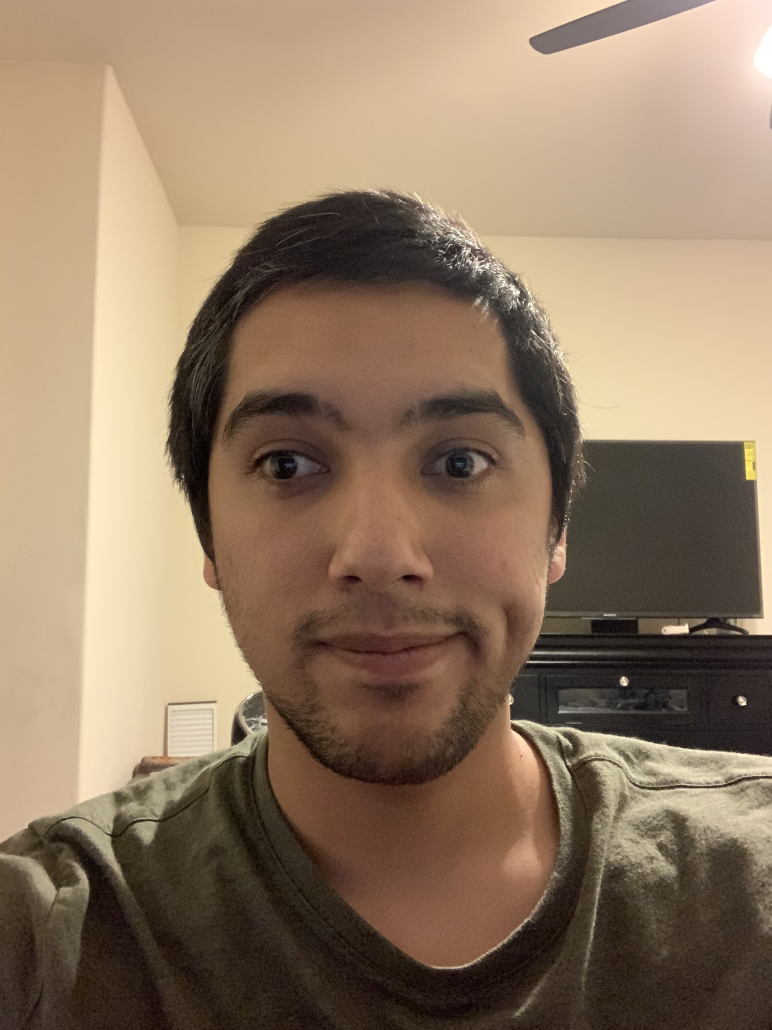
//> input picture OpenCV/face-login/resources/images/me2.jpg, 2316 x 3088 px, given in place of face.jpg, which was not available (shown at 1/3 size)
$ ./histogram_compare   (built with g++ and OpenCV 4)
//> lines starting //> are read from the running program, lines starting //| are printed output that depends on the picture; pictures that were not available may be replaced by others from this repository, and a replacement may not be noted
/*
	Read Documentation on main.cpp to understand the setups to this program better.

	Read this example to understand what is going on: https://docs.opencv.org/3.4/d8/dc8/tutorial_histogram_comparison.html

	Any questions please slack me


*/

//These includes are coming from your opencv folder.
#include "opencv2/objdetect.hpp"
#include "opencv2/highgui.hpp"
#include "opencv2/imgproc.hpp"
#include "opencv2/videoio.hpp"
#include <iostream>

using namespace std;
using namespace cv;

/** Function Headers */
void detectAndDisplay(Mat baseImage);

/** Global variables */
CascadeClassifier face_cascade;
CascadeClassifier eyes_cascade;

/** @function main */
int main(int argc, const char** argv)
{

	/* This is finding a cascade classfier (an xml file) in the opencv folder. The path is specified in the string. Ex: data/haarcascades/har....
		Cascade Classifiers are xml sheets with many data points that are used to compare images to. In this case it loads a frontface and eye classfier.

		There is an alternative way to read the classfiers that does not use CommnandLineParser, I'll update this later in a separate branch.
	*/
	CommandLineParser parser(argc, argv,
		"{help h||}"
		"{face_cascade|data/haarcascades/haarcascade_frontalface_alt.xml|Path to face cascade.}"
		"{eyes_cascade|data/haarcascades/haarcascade_eye_tree_eyeglasses.xml|Path to eyes cascade.}"
		"{camera|0|Camera device number.}");

	parser.about("\nThis program demonstrates using the cv::CascadeClassifier class to detect objects (Face + eyes) in a video stream.\n"
		"You can use Haar or LBP features.\n\n");
	parser.printMessage();

	String face_cascade_name = samples::findFile(parser.get<String>("face_cascade"));
	String eyes_cascade_name = samples::findFile(parser.get<String>("eyes_cascade"));

	//-- 1. Load the cascades
	if (!face_cascade.load(face_cascade_name))
	{
		cout << "--(!)Error loading face cascade\n";
		return -1;
	};
	if (!eyes_cascade.load(eyes_cascade_name))
	{
		cout << "--(!)Error loading eyes cascade\n";
		return -1;
	};

	int camera_device = parser.get<int>("camera");
	VideoCapture capture;
	Mat image = imread("C:/Users/egonzalez88/Documents/ath_pics/face.jpg");
//> image is the input picture: 3088 rows x 2316 cols, CV_8UC3; mean B, G, R 99.2, 122, 144.5

	detectAndDisplay(image); //Comment this out if using camera (read below for more info)

	// [30 lines of commented-out code are left out]
	return 0;
}

/** @function detectAndDisplay */
void detectAndDisplay(Mat baseImage)
{

	//Two test images
	Mat image1 = imread("C:/Users/egonzalez88/Documents/ath_pics/face.jpg"); //This is the original image which will be compared to itself as well
	Mat image2 = imread("C:/Users/egonzalez88/Documents/ath_pics/face2.jpg");
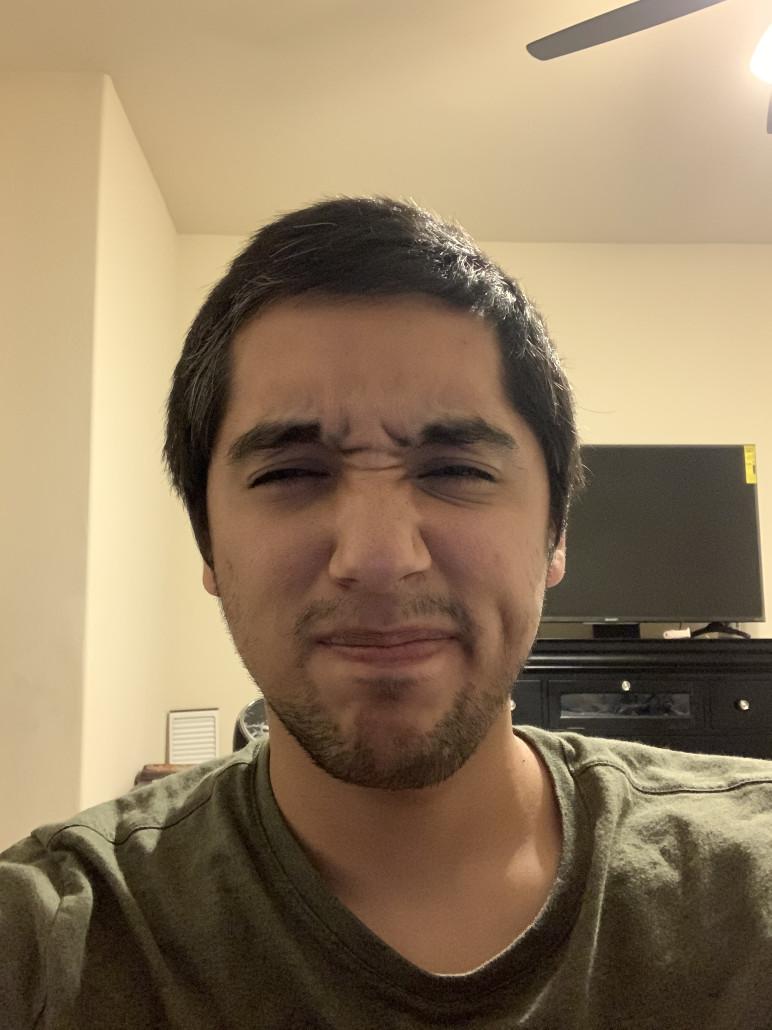
//> input picture OpenCV/face-login/resources/images/me1.jpg, 2316 x 3088 px, given in place of face2.jpg, which was not available (shown at 1/3 size)
//> image2 is the input picture: 3088 rows x 2316 cols, CV_8UC3; mean B, G, R 96.6, 124.6, 145.3

	//Create Masks
	Mat baseMask, image1Mask, image2Mask;

	//Create a Mat for ROI (Region of interest: in this case the face)
	Mat baseRoi, imageOneRoi, imageTwoRoi;

	//Create a gray scale image to use in facial detection
	cvtColor(baseImage, baseMask, COLOR_BGR2GRAY);
	cvtColor(image1, image1Mask, COLOR_BGR2GRAY);
	cvtColor(image2, image2Mask, COLOR_BGR2GRAY);

	equalizeHist(baseMask, baseMask);
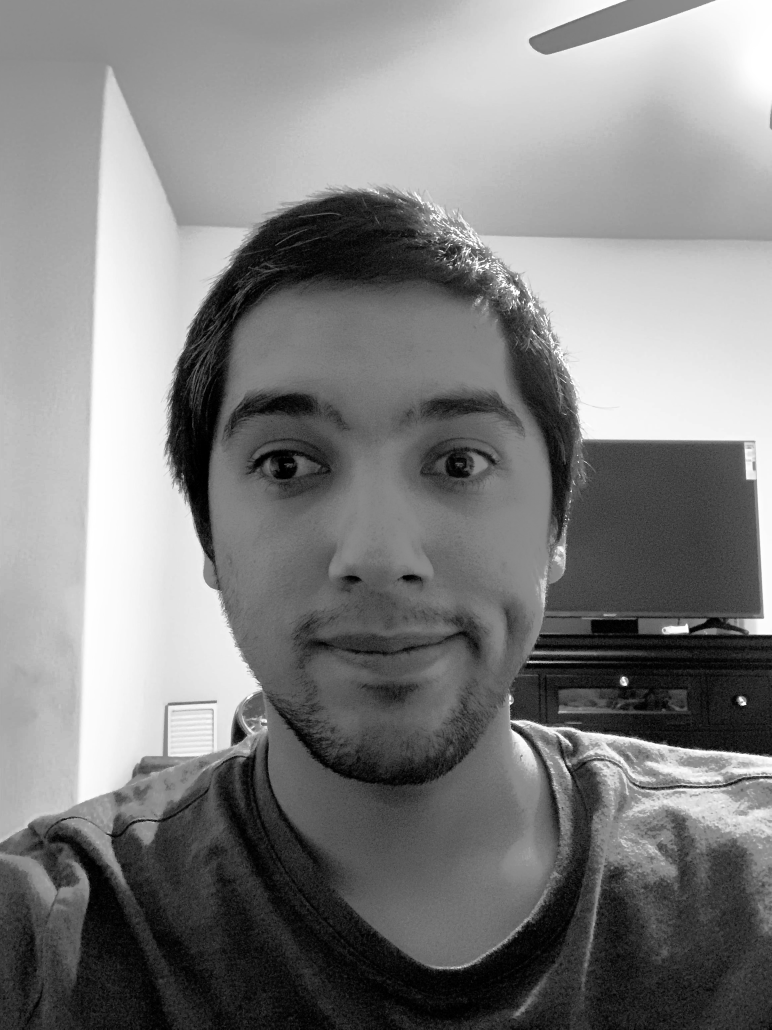
//> baseMask: 3088 rows x 2316 cols, CV_8UC1 (shown at 1/3 size); min 0, max 255, mean 128.2
	equalizeHist(image1Mask, image1Mask);
	equalizeHist(image2Mask, image2Mask);


	//-- Image Rect Vectors
	std::vector<Rect> baseVector;
	//std::vector<Rect> faces_test;
	std::vector<Rect> image2vector;
	std::vector<Rect> image1vector;
	//face_cascade.detectMultiScale(image2, faces_test);

	//Place Masks into a the above vectors (used to iterate and find wanted features)
	face_cascade.detectMultiScale(baseMask, baseVector);
//> baseVector = 1 Rect (x, y, width, height): [430, 833, 1399, 1399]
	face_cascade.detectMultiScale(image1Mask, image1vector);
//> image1vector has the same summary as baseVector
	face_cascade.detectMultiScale(image2Mask, image2vector);
//> image2vector = 1 Rect (x, y, width, height): [472, 918, 1277, 1277]

	/* The following functions should probably be converted to separate functions */
	// Comment out ellipse if you want to draw a circle around the face
	//Find facial region of base image and crop out face
	for (size_t i = 0; i < baseVector.size(); i++)
	{
		Point center(baseVector[i].x + baseVector[i].width / 2, baseVector[i].y + baseVector[i].height / 2);
		//ellipse(baseImage, center, Size(baseVector[i].width / 2, baseVector[i].height / 2), 0, 0, 360, Scalar(255, 0, 255), 4);
		baseRoi = baseImage(baseVector[i]);
	}
//> this loop made 1 pass
//> center on pass 1: Point(1129, 1532)
//> pass 1, in detectAndDisplay, `baseRoi = baseImage(baseVector[i]);`:
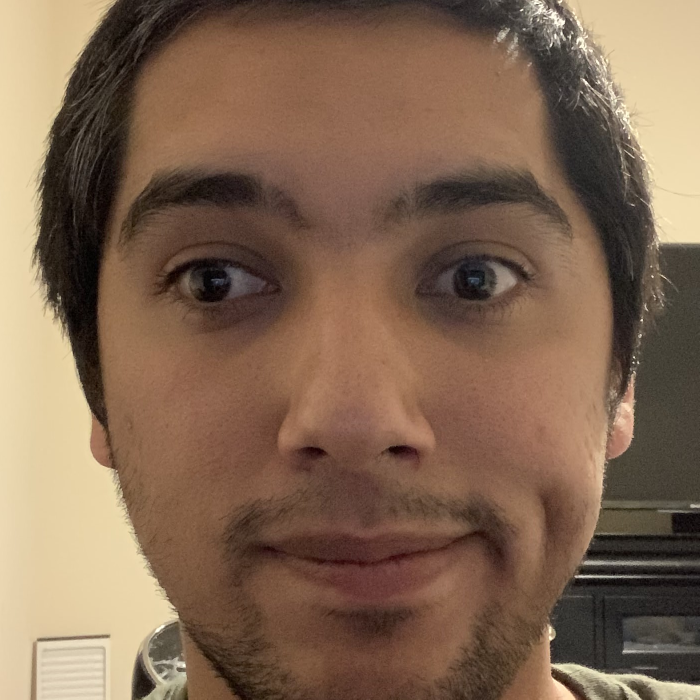
//> baseRoi: 1399 rows x 1399 cols, CV_8UC3 (shown at 1/2 size); mean B, G, R 82, 103.1, 129.8

	//Find facial region of image1 and crop out face
	for (size_t i = 0; i < image1vector.size(); i++)
	{
		Point center(image1vector[i].x + image1vector[i].width / 2, image1vector[i].y + image1vector[i].height / 2); //Center point
		//ellipse(image1, center, Size(image1vector[i].width / 2, image1vector[i].height / 2), 0, 0, 360, Scalar(255, 0, 255), 4);
		imageOneRoi = image1(image1vector[i]);
	}

	//Find facial region of image2 and crop out face
	for (size_t i = 0; i < image2vector.size(); i++)
	{
		Point center(image2vector[i].x + image2vector[i].width / 2, image2vector[i].y + image2vector[i].height / 2); //Center point
		//ellipse(image2, center, Size(faces_test[i].width / 2, faces_test[i].height / 2), 0, 0, 360, Scalar(255, 0, 255), 4);
		imageTwoRoi = image2(image2vector[i]);
	}
//> this loop made 1 pass
//> center on pass 1: Point(1110, 1556)
//> pass 1, in detectAndDisplay, `imageTwoRoi = image2(image2vector[i]);`:
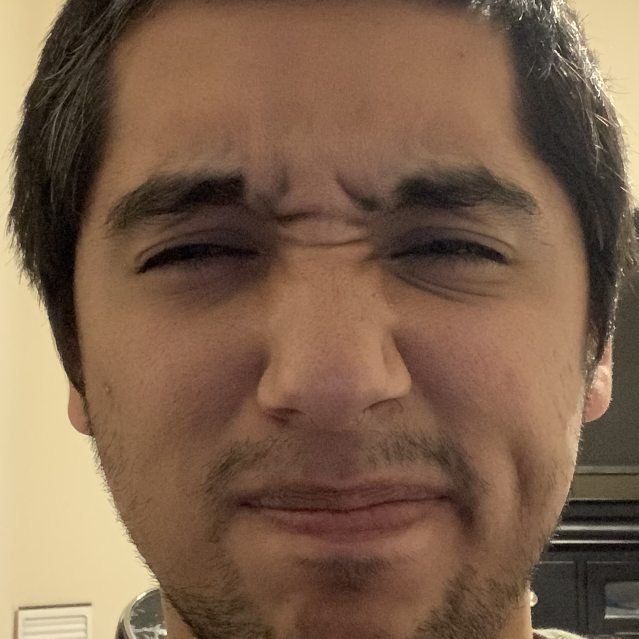
//> imageTwoRoi: 1277 rows x 1277 cols, CV_8UC3 (shown at 1/2 size); mean B, G, R 75.7, 97.8, 125.7

	/*The following below sets up the cropped images and places them into histograms for comparisons
		Should probably be a function as well

		src_base: contains the original photo
		src_test1: first test photo
		src_test2: second test photo

	*/
	Mat src_base = baseRoi;
	Mat src_test1 = imageOneRoi;
	Mat src_test2 = imageTwoRoi;
	if (src_base.empty() || src_test1.empty() || src_test2.empty())
	{
		cout << "Could not open or find the images!\n" << endl;

	}
	//Convert Color cropped photos to Hue Saturated Photos
	Mat hsv_base, hsv_test1, hsv_test2;
	cvtColor(src_base, hsv_base, COLOR_BGR2HSV);
//> hsv_base: 1399 rows x 1399 cols, CV_8UC3; mean H, S, V 14.6, 96.4, 129.8
	cvtColor(src_test1, hsv_test1, COLOR_BGR2HSV);
	cvtColor(src_test2, hsv_test2, COLOR_BGR2HSV);
//> hsv_test2: 1277 rows x 1277 cols, CV_8UC3; mean H, S, V 13.9, 103.5, 125.7

	//Create the Histograms
	Mat hsv_half_down = hsv_base(Range(hsv_base.rows / 2, hsv_base.rows), Range(0, hsv_base.cols));
//> hsv_half_down: 700 rows x 1399 cols, CV_8UC3; mean H, S, V 14.2, 98.8, 134.2
	int h_bins = 50, s_bins = 60;
	int histSize[] = { h_bins, s_bins };
	// hue varies from 0 to 179, saturation from 0 to 255
	float h_ranges[] = { 0, 180 };
	float s_ranges[] = { 0, 256 };
	const float* ranges[] = { h_ranges, s_ranges };
	// Use the 0-th and 1-st channels
	int channels[] = { 0, 1 };
	Mat hist_base, hist_half_down, hist_test1, hist_test2;
	calcHist(&hsv_base, 1, channels, Mat(), hist_base, 2, histSize, ranges, true, false);
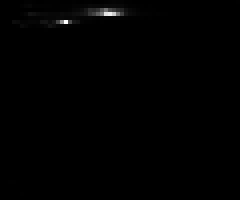
//> hist_base: 50 rows x 60 cols, CV_32FC1 (shown 4 times larger); min 0, max 149291, mean 652.4; drawn with min black and max white
	normalize(hist_base, hist_base, 0, 1, NORM_MINMAX, -1, Mat());
	calcHist(&hsv_half_down, 1, channels, Mat(), hist_half_down, 2, histSize, ranges, true, false);
	normalize(hist_half_down, hist_half_down, 0, 1, NORM_MINMAX, -1, Mat());
	calcHist(&hsv_test1, 1, channels, Mat(), hist_test1, 2, histSize, ranges, true, false);
	normalize(hist_test1, hist_test1, 0, 1, NORM_MINMAX, -1, Mat());
	calcHist(&hsv_test2, 1, channels, Mat(), hist_test2, 2, histSize, ranges, true, false);
	normalize(hist_test2, hist_test2, 0, 1, NORM_MINMAX, -1, Mat());

	// Run 4 tests. Note, on the terminal only look at Method 0 Base-Test(1) and Base-Test(2).
	// Values are 0 - 1, with 1 being 100 percent match.

	for (int compare_method = 0; compare_method < 4; compare_method++)
	{
		double base_base = compareHist(hist_base, hist_base, compare_method);
		double base_half = compareHist(hist_base, hist_half_down, compare_method);
		double base_test1 = compareHist(hist_base, hist_test1, compare_method);
		double base_test2 = compareHist(hist_base, hist_test2, compare_method);
		cout << "Method " << compare_method << " Perfect, Base-Half, Base-Test(1), Base-Test(2) : " << endl;
		cout << base_base << " / " << base_half << " / " << base_test1 << " / " << base_test2 << "\n" << endl;
	}
//> this loop made 4 passes
//> (base_base, base_half, base_test1, base_test2) on passes 1 to 4: (1, 0.972, 1, 0.868), (0, 2.38, 0, 8.64), (13.11, 10.84, 13.11, 9.61), (0, 0.181, 0, 0.244)
//| 1 / 0.972407 / 1 / 0.867985
//| 0 / 2.375 / 0 / 8.63734
//| 13.11 / 10.8386 / 13.11 / 9.61308
//| 0 / 0.181274 / 0 / 0.243935

	//Show images
	String windowName = "My HelloWorld Window"; //Name of the window
	//namedWindow(windowName); // Create a window
	Mat color;
	imshow("base", hsv_base);
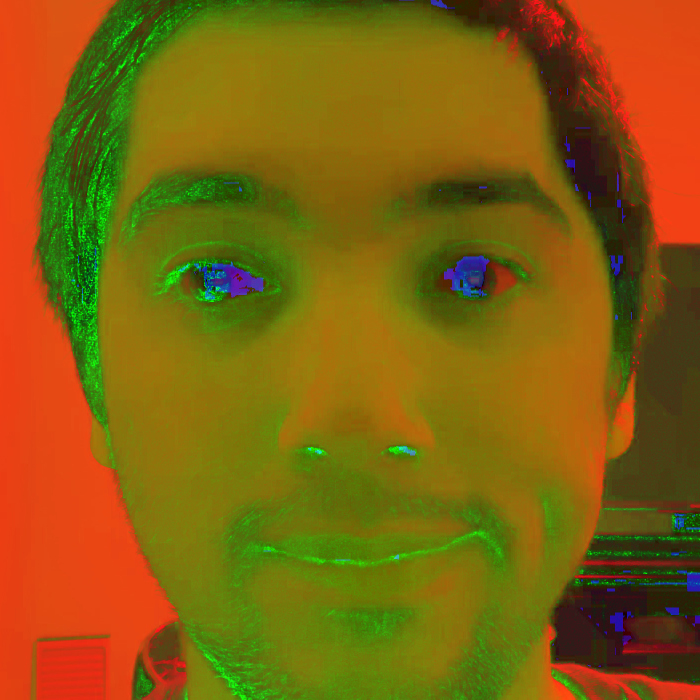
//> window 'base': 1399 rows x 1399 cols, CV_8UC3 (shown at 1/2 size); mean B, G, R 14.6, 96.4, 129.8
	imshow("test1", hsv_test1);
	imshow("test2", hsv_test2);
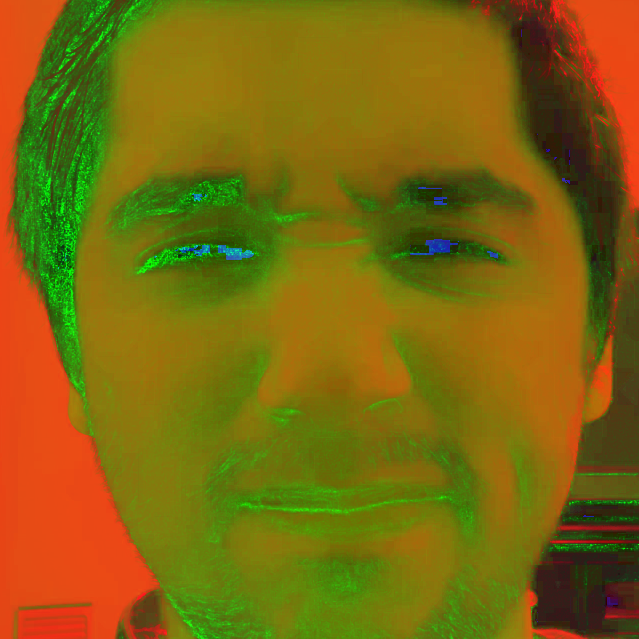
//> window 'test2': 1277 rows x 1277 cols, CV_8UC3 (shown at 1/2 size); mean B, G, R 13.9, 103.5, 125.7
	waitKey(0); // Wait for any keystroke in the window

	destroyWindow(windowName); //destroy the created window
	//imshow("Capture - Face detection", baseImage);
}
